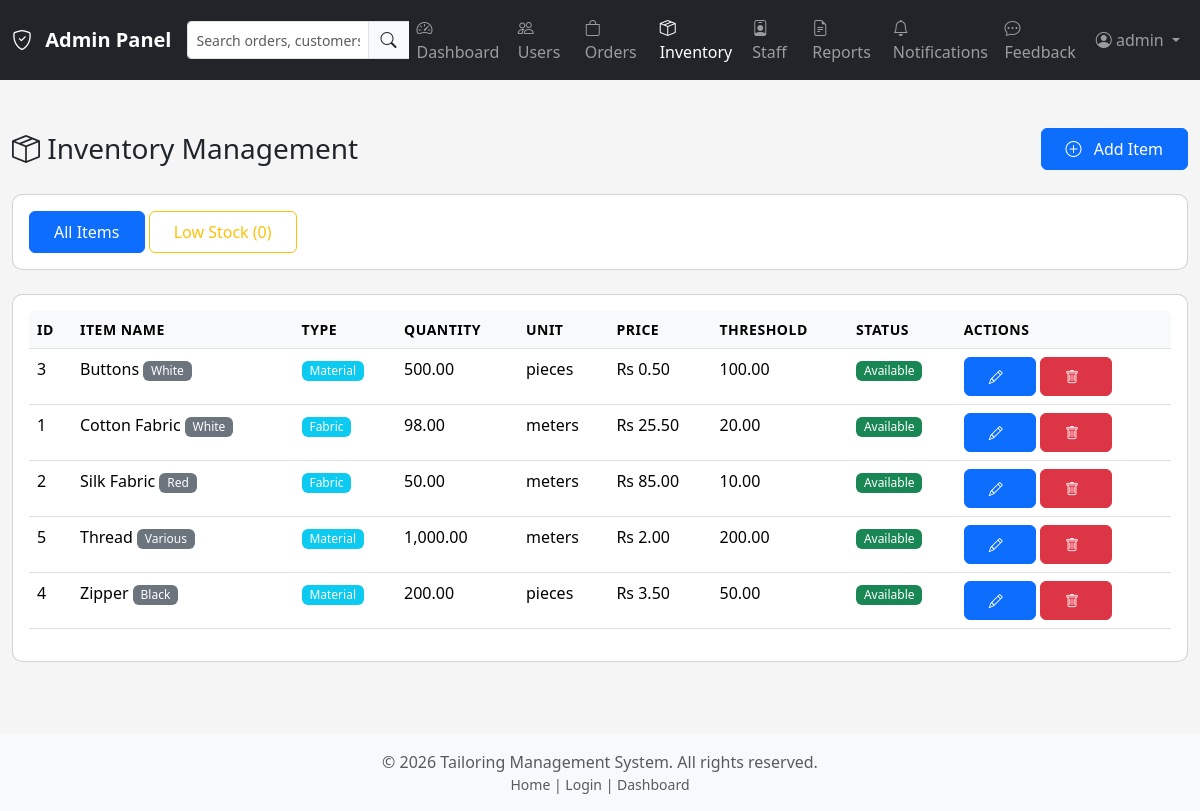
The page /admin/inventory.php (signed in) on the database its author committed.
### tables this page shows
CREATE TABLE `inventory` (
  `id` int(11) NOT NULL,
  `item_name` varchar(100) NOT NULL,
  `type` enum('fabric','material','accessory') NOT NULL DEFAULT 'fabric',
  `description` text DEFAULT NULL,
  `quantity` decimal(10,2) NOT NULL DEFAULT 0.00,
  `unit` varchar(20) DEFAULT 'meters' COMMENT 'meters, pieces, kg, etc.',
  `price` decimal(10,2) NOT NULL DEFAULT 0.00,
  `low_stock_threshold` decimal(10,2) NOT NULL DEFAULT 10.00,
  `supplier` varchar(100) DEFAULT NULL,
  `color` varchar(50) DEFAULT NULL,
  `status` enum('available','out_of_stock','discontinued') NOT NULL DEFAULT 'available',
  `created_at` timestamp NOT NULL DEFAULT current_timestamp(),
  `updated_at` timestamp NOT NULL DEFAULT current_timestamp() ON UPDATE current_timestamp()
);

### includes/functions.php (called while the page is built, shortened)
<?php
function baseUrl($path = '') {
    $base = defined('BASE_URL') ? BASE_URL : '/TMS/';
    return rtrim($base, '/') . '/' . ltrim($path, '/');
}
?>

### admin/inventory.php (the view, shortened to what this page needs)
<?php
require_once __DIR__ . '/../includes/functions.php';
require_once __DIR__ . '/../includes/auth.php';
$filter = $_GET['filter'] ?? '';
$items = [];
$whereClause = '';
$params = [];
$page = (int)($_GET['page'] ?? 1);
$perPage = 15;
$offset = ($page - 1) * $perPage;
try {
    $stmt = $pdo->prepare("SELECT * FROM inventory $whereClause ORDER BY item_name ASC LIMIT ? OFFSET ?");
    $params[] = $perPage;
    $params[] = $offset;
    $stmt->execute($params);
    $items = $stmt->fetchAll();
    $stmt = $pdo->query("SELECT COUNT(*) as count FROM inventory WHERE quantity <= low_stock_threshold AND status = 'available'");
    $lowStockCount = $stmt->fetch()['count'];
} catch (PDOException $e) {
    $error = 'Error fetching inventory: ' . $e->getMessage();
}
include __DIR__ . '/../includes/header.php';
include __DIR__ . '/../includes/admin_nav.php';
?>
<div class="container-fluid py-4">
    <div class="row mb-4">
        <div class="col-12">
            <div class="d-flex justify-content-between align-items-center">
                <div>
                    <h1 class="h3 mb-0">
                        <i class="bi bi-box-seam"></i> Inventory Management
                    </h1>
                </div>
                <div>
                    <button type="button" class="btn btn-primary" data-bs-toggle="modal" data-bs-target="#addItemModal">
                        <i class="bi bi-plus-circle"></i> Add Item
                    </button>
                </div>
            </div>
        </div>
    </div>
    <div class="card mb-4">
        <div class="card-body">
            <div class="row g-3">
                <div class="col-md-4">
                    <a href="<?php echo baseUrl('admin/inventory.php'); ?>"
                       class="btn btn-<?php echo $filter === '' ? 'primary' : 'outline-primary'; ?>">
                        All Items
                    </a>
                    <a href="<?php echo baseUrl('admin/inventory.php?filter=low_stock'); ?>"
                       class="btn btn-<?php echo $filter === 'low_stock' ? 'warning' : 'outline-warning'; ?>">
                        Low Stock (<?php echo $lowStockCount; ?>)
                    </a>
                </div>
            </div>
        </div>
    </div>
    <div class="card">
        <div class="card-body">
            <div class="table-responsive">
                <table class="table table-hover" id="inventoryTable">
                    <thead>
                        <tr>
                            <th>ID</th>
                            <th>Item Name</th>
                            <th>Type</th>
                            <th>Quantity</th>
                            <th>Unit</th>
                            <th>Price</th>
                            <th>Threshold</th>
                            <th>Status</th>
                            <th>Actions</th>
                        </tr>
                    </thead>
                    <tbody>
                        <?php if (count($items) > 0): ?>
                            <?php foreach ($items as $item): ?>
                                <tr class="<?php echo $item['quantity'] <= $item['low_stock_threshold'] && $item['status'] == 'available' ? 'table-warning' : ''; ?>">
                                    <td><?php echo $item['id']; ?></td>
                                    <td>
                                        <?php echo htmlspecialchars($item['item_name']); ?>
                                        <?php if ($item['color']): ?>
                                            <span class="badge bg-secondary"><?php echo htmlspecialchars($item['color']); ?></span>
                                        <?php endif; ?>
                                    </td>
                                    <td>
                                        <span class="badge bg-info"><?php echo ucfirst($item['type']); ?></span>
                                    </td>
                                    <td>
                                        <span class="<?php echo $item['quantity'] <= $item['low_stock_threshold'] && $item['status'] == 'available' ? 'text-danger fw-bold' : ''; ?>">
                                            <?php echo number_format($item['quantity'], 2); ?>
                                        </span>
                                    </td>
                                    <td><?php echo htmlspecialchars($item['unit']); ?></td>
                                    <td>Rs <?php echo number_format($item['price'], 2); ?></td>
                                    <td><?php echo number_format($item['low_stock_threshold'], 2); ?></td>
                                    <td>
                                        <span class="badge bg-<?php
                                            echo $item['status'] == 'available' ? 'success' :
                                                ($item['status'] == 'out_of_stock' ? 'danger' : 'secondary');
                                        ?>">
                                            <?php echo ucfirst(str_replace('_', ' ', $item['status'])); ?>
                                        </span>
                                    </td>
                                    <td>
                                        <button type="button" class="btn btn-sm btn-primary"
                                                onclick="editItem(<?php echo htmlspecialchars(json_encode($item)); ?>)">
                                            <i class="bi bi-pencil"></i>
                                        </button>
                                        <a href="<?php echo baseUrl('admin/inventory.php?delete=1&id=' . $item['id']); ?>"
                                           class="btn btn-sm btn-danger"
                                           onclick="return confirm('Are you sure you want to delete this item?');">
                                            <i class="bi bi-trash"></i>
                                        </a>
                                    </td>
                                </tr>
                            <?php endforeach; ?>
                        <?php else: ?>
                            <tr>
                                <td colspan="9" class="text-center text-muted">No inventory items found.</td>
                            </tr>
                        <?php endif; ?>
                    </tbody>
                </table>
            </div>
        </div>
    </div>
</div>
<?php include __DIR__ . '/../includes/footer.php'; ?>

### assets/css/style.css (style rules this page uses)
:root { --primary-color: #0d6efd; --secondary-color: #6c757d; --success-color: #198754; --danger-color: #dc3545; --warning-color: #ffc107; --info-color: #0dcaf0; --light-color: #f8f9fa; --dark-color: #212529; }
body { font-family: 'Segoe UI', Tahoma, Geneva, Verdana, sans-serif; background-color: #f5f5f5; min-height: 100vh; }
.card { border-radius: 10px; transition: transform 0.2s ease-in-out; }
.btn { border-radius: 6px; font-weight: 500; padding: 0.5rem 1.5rem; transition: all 0.2s ease-in-out; }
.btn i { margin-right: 0.5rem; }
.table-responsive { border-radius: 6px; }
.table thead th { background-color: #f8f9fa; font-weight: 600; text-transform: uppercase; font-size: 0.875rem; letter-spacing: 0.5px; }
.badge { padding: 0.35em 0.65em; font-weight: 500; }

### rows shown on the page
inventory: id "3", item_name "Buttons", color "White", type "Material", quantity "500.00", unit "pieces", price "0.50", low_stock_threshold "100.00", status "Available"
inventory: id "1", item_name "Cotton Fabric", color "White", type "Fabric", quantity "98.00", unit "meters", price "25.50", low_stock_threshold "20.00", status "Available"
inventory: id "2", item_name "Silk Fabric", color "Red", type "Fabric", quantity "50.00", unit "meters", price "85.00", low_stock_threshold "10.00", status "Available"
inventory: id "5", item_name "Thread", color "Various", type "Material", quantity "1,000.00", unit "meters", price "2.00", low_stock_threshold "200.00", status "Available"
inventory: id "4", item_name "Zipper", color "Black", type "Material", quantity "200.00", unit "pieces", price "3.50", low_stock_threshold "50.00", status "Available"

### other values the page prints
$_SESSION['user_name'] "admin"
$lowStockCount "0"
